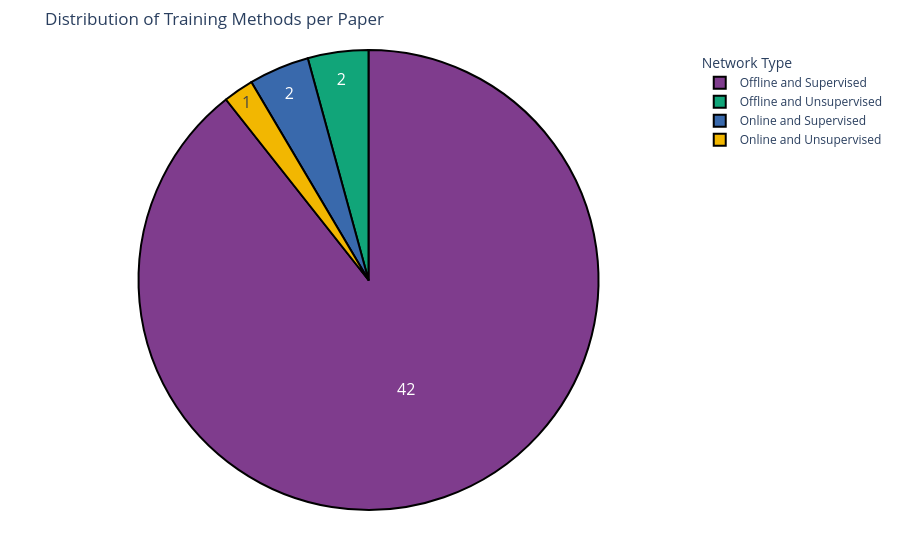

The code cell stored with this chart in its notebook:
### Code cell
tmp_df = research_df["Training Method"].dropna()
pie_chart(tmp_df, 'Training Method', 'Distribution of Training Methods per Paper')

### Figure 1 — Plotly figure (JSON) as saved in the notebook; plotly's stock layout.template omitted (floating-point values rounded to 4 significant figures)
{"data": [{"domain": {"x": [0, 1], "y": [0, 1]}, "hole": 0, "hovertemplate": "Training Method=%{label}<extra></extra>", "labels": ["Offline and Supervised", "Offline and Supervised", "Offline and Supervised", "Offline and Supervised", "Offline and Supervised", "Offline and Supervised", "Offline and Supervised", "Offline and Unsupervised", "Offline and Supervised", "Online and Supervised", "Offline and Supervised", "Offline and Supervised", "Offline and Supervised", "Offline and Supervised", "Offline and Supervised", "Online and Unsupervised", "Offline and Supervised", "Offline and Supervised", "Offline and Supervised", "Offline and Supervised", "Offline and Supervised", "Offline and Supervised", "Offline and Supervised", "Offline and Supervised", "Offline and Supervised", "Offline and Supervised", "Offline and Supervised", "Offline and Supervised", "Offline and Supervised", "Offline and Supervised", "Offline and Supervised", "Offline and Supervised", "Offline and Supervised", "Offline and Supervised", "Offline and Supervised", "Offline and Supervised", "Offline and Supervised", "Offline and Supervised", "Offline and Supervised", "Online and Supervised", "Offline and Supervised", "Offline and Supervised", "Offline and Unsupervised", "Offline and Supervised", "Offline and Supervised", "Offline and Supervised", "Offline and Supervised"], "legendgroup": "", "marker": {"line": {"color": "#000000", "width": 2}}, "name": "", "showlegend": true, "textfont": {"size": 16}, "textinfo": "value", "type": "pie"}], "layout": {"legend": {"title": {"text": "Network Type"}, "tracegroupgap": 0}, "margin": {"b": 50, "l": 50, "r": 50, "t": 50}, "piecolorway": ["rgb(127, 60, 141)", "rgb(17, 165, 121)", "rgb(57, 105, 172)", "rgb(242, 183, 1)", "rgb(231, 63, 116)", "rgb(128, 186, 90)", "rgb(230, 131, 16)", "rgb(0, 134, 149)", "rgb(207, 28, 144)", "rgb(249, 123, 114)", "rgb(165, 170, 153)"], "title": {"text": "Distribution of Training Methods per Paper"}}}
